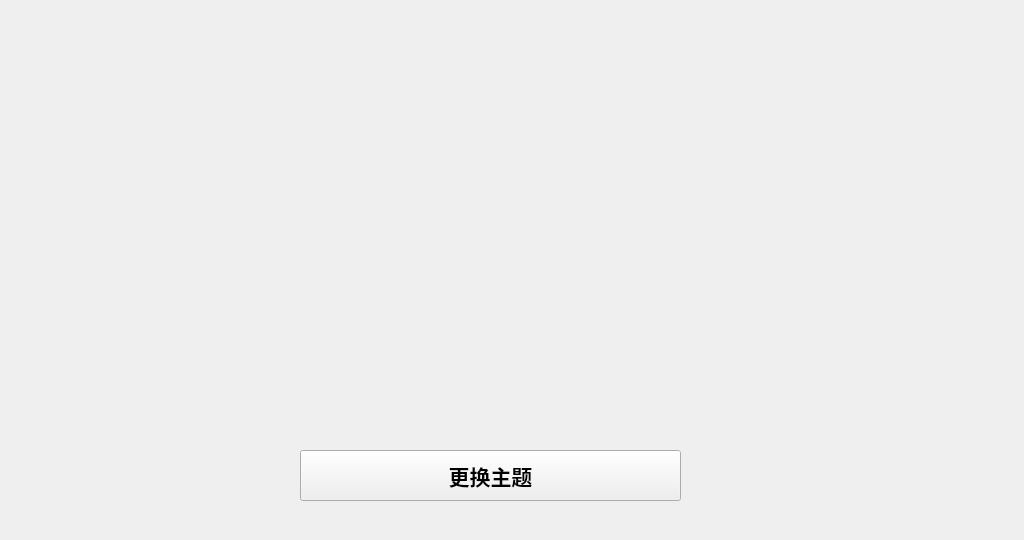
<?xml version="1.0" encoding="UTF-8"?>
<ui version="4.0">
 <class>Theme</class>
 <widget class="QWidget" name="Theme">
  <property name="geometry">
   <rect>
    <x>0</x>
    <y>0</y>
    <width>1024</width>
    <height>540</height>
   </rect>
  </property>
  <property name="windowTitle">
   <string>Form</string>
  </property>
  <property name="styleSheet">
   <string notr="true">#theme{
border-image: url(:/background/bg/set4.png);
}</string>
  </property>
  <widget class="QWidget" name="gridLayoutWidget">
   <property name="geometry">
    <rect>
     <x>60</x>
     <y>30</y>
     <width>861</width>
     <height>391</height>
    </rect>
   </property>
   <layout class="QGridLayout" name="gridLayout">
    <property name="spacing">
     <number>20</number>
    </property>
    <item row="2" column="0">
     <widget class="QLabel" name="label_6">
      <property name="text">
       <string/>
      </property>
     </widget>
    </item>
    <item row="1" column="1">
     <widget class="QLabel" name="label_5">
      <property name="text">
       <string/>
      </property>
     </widget>
    </item>
    <item row="2" column="1">
     <widget class="QLabel" name="label_7">
      <property name="text">
       <string/>
      </property>
     </widget>
    </item>
    <item row="2" column="2">
     <widget class="QLabel" name="label_8">
      <property name="text">
       <string/>
      </property>
     </widget>
    </item>
    <item row="0" column="0">
     <widget class="QLabel" name="label_3">
      <property name="text">
       <string/>
      </property>
     </widget>
    </item>
    <item row="0" column="1">
     <widget class="QLabel" name="label_2">
      <property name="text">
       <string/>
      </property>
     </widget>
    </item>
    <item row="1" column="0">
     <widget class="QLabel" name="label_4">
      <property name="text">
       <string/>
      </property>
     </widget>
    </item>
    <item row="0" column="2">
     <widget class="QLabel" name="label">
      <property name="text">
       <string/>
      </property>
     </widget>
    </item>
    <item row="3" column="0">
     <widget class="QLabel" name="label_9">
      <property name="text">
       <string/>
      </property>
     </widget>
    </item>
   </layout>
  </widget>
  <widget class="QPushButton" name="pushButton_changetheme">
   <property name="geometry">
    <rect>
     <x>300</x>
     <y>450</y>
     <width>381</width>
     <height>51</height>
    </rect>
   </property>
   <property name="font">
    <font>
     <family>Segoe UI Black</family>
     <pointsize>16</pointsize>
     <weight>75</weight>
     <italic>false</italic>
     <bold>true</bold>
    </font>
   </property>
   <property name="text">
    <string>更换主题</string>
   </property>
  </widget>
 </widget>
 <resources/>
 <connections/>
</ui>
